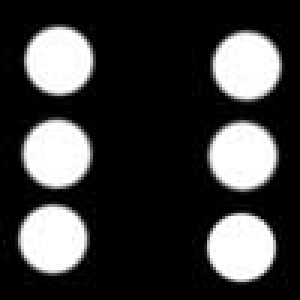
#> input picture images/dice-6-0.jpg, 100 x 100 px, given in place of dice_01.mp4, which was not available (shown 3 times larger)
$ python test_circle_ellipse.py   (older library calls are emulated)
#> lines starting #> are read from the running program, lines starting #| are printed output that depends on the picture; after the words box and inside, x2 and y2 are one past the last pixel; in counts of white or black regions, pixels touching at a corner belong together; pictures that were not available may be replaced by others from this repository, and a replacement may not be noted
#> further down, image is the input picture: shape (100, 100, 3); min 0, max 255, mean 62.4
### dice_detection.py
'''
    File name: dice_detection.py
    Author: zeabus2018
    Date created: 05/25/2018
    Python Version: 3.6.1
'''
import os
import csv
import time
import cv2 as cv
from lib import *
import numpy as np
from generate_pattern import *
from operator import itemgetter
from sklearn.cluster import KMeans
from matplotlib import pyplot as plt

pattern_list = []
pattern_predict = []
img_result = None
mask_extend_size = 80
table_position = []
position = [
    [10, 10], [10, 30], [10, 50],
    [30, 10], [30, 30], [30, 50],
    [50, 10], [50, 30], [50, 50]
]

'''
    > Load Pattern
    load pattern from .csv file into list
'''


# [11 lines left out: function load_pattern, not called in this run]


'''
    > Matching
    Check pattern in pattern list
'''


# [12 lines left out: function matching, not called in this run]


'''
    > Get region
    Create region point 3 regions
        - left top
        - right bottom
        - center middle
'''


# [39 lines left out: function get_region, not called in this run]


'''
    > What is pattern
    Find pattern from region of image
'''


# [37 lines left out: function what_is_pattern, not called in this run]


'''
    > Find dice
    Find information of dice 5 and 6
'''


# [145 lines left out: functions find_dice, remove_redundant_dice, is_point, not called in this run]


def enclosing_circle(cnt):
    (x, y), radius = cv.minEnclosingCircle(cnt)
    return int(x), int(y), int(round(radius))


# [25 lines left out: function find_point, not called in this run]


def pre_processing(img_bgr):
    result = cv.GaussianBlur(img_bgr, (5, 5), 0)
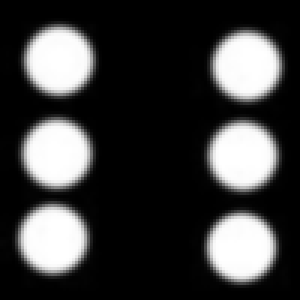
#> result: shape (100, 100, 3) (shown 3 times larger); min 0, max 255, mean 62.4
    return result


def find_mask_threshold(img_bgr):
    global mask_extend_size, img_result
    print('FIND MASK THRESH PROCESS...')
    gray = cv.cvtColor(img_bgr, cv.COLOR_BGR2GRAY)
    r, c = gray.shape
#> r = 100; c = 100

    hsv = cv.cvtColor(img_bgr, cv.COLOR_BGR2HSV)
#> hsv: shape (100, 100, 3); mean H, S, V 0, 0, 62.4
    h, s, v = cv.split(hsv)
#> h: shape (100, 100); every value is 0
    v_avg = np.average(v)
#> v_avg = 62.35

    _, mask = cv.threshold(gray, v_avg / 1.75, 255, cv.THRESH_BINARY_INV)
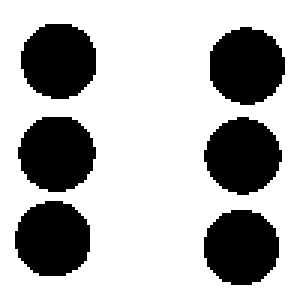
#> mask: shape (100, 100) (shown 3 times larger); 69.9% white; 6 black regions, box (x1, y1, x2, y2) and area: (70, 9, 95, 35) 507, (6, 39, 32, 64) 506, (5, 67, 30, 92) 501, (7, 8, 32, 33) 500, (68, 39, 94, 65) 500, (68, 70, 93, 95) 497
    erode = cv.erode(mask, get_kernel('rect', (3, 3)))
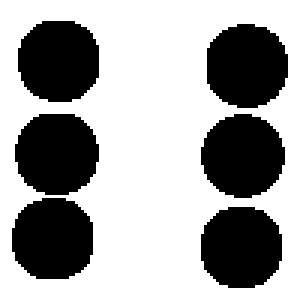
#> erode: shape (100, 100) (shown 3 times larger); 63.6% white; 6 black regions, box (x1, y1, x2, y2) and area: (69, 8, 96, 36) 613, (5, 38, 33, 65) 612, (67, 38, 95, 66) 608, (4, 66, 31, 93) 605, (6, 7, 33, 34) 604, (67, 69, 94, 96) 601
    mask = cv.dilate(erode, get_kernel('rect', (3, 3)))

#> (the run stopped early here; a loop or call above may not have finished)

$ run again, on images/dice-6-22.jpg
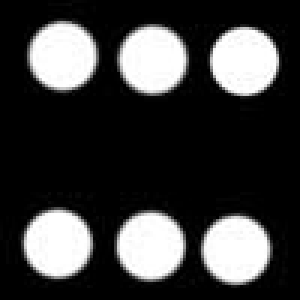
#> input picture images/dice-6-22.jpg, 100 x 100 px, given in place of dice_01.mp4, which was not available (shown 3 times larger)
#> image is the input picture: shape (100, 100, 3); min 0, max 255, mean 62.4
#> hsv: shape (100, 100, 3); mean H, S, V 0, 0, 62.4
#> h: shape (100, 100); every value is 0
#> v_avg = 62.39
#> in find_mask_threshold, `_, mask = cv.threshold(gray, v_avg / 1.75, 255, cv.THRESH_BINARY_INV)`:
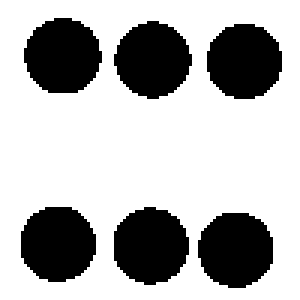
#> mask: shape (100, 100) (shown 3 times larger); 69.9% white; 6 black regions, box (x1, y1, x2, y2) and area: (8, 6, 34, 31) 507, (38, 69, 63, 95) 506, (38, 7, 64, 33) 500, (7, 69, 32, 94) 500, (66, 71, 91, 96) 499, (69, 8, 94, 33) 497
#> in find_mask_threshold, `erode = cv.erode(mask, get_kernel('rect', (3, 3)))`:
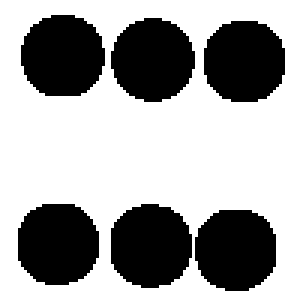
#> erode: shape (100, 100) (shown 3 times larger); 63.6% white; 6 black regions, box (x1, y1, x2, y2) and area: (7, 5, 35, 32) 613, (37, 68, 64, 96) 612, (37, 6, 65, 34) 608, (6, 68, 33, 95) 604, (65, 70, 92, 97) 603, (68, 7, 95, 34) 601
